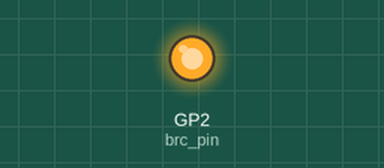
This program was run on a simulated Raspberry Pi Pico running MicroPython. Shown: output pins drawn as LEDs (lit = HIGH). What the program prints to the serial console is not drawn. At 3.7 s the program stops and its outputs stay as they are.

Above: at 0.2 s.
At 1.4 s:
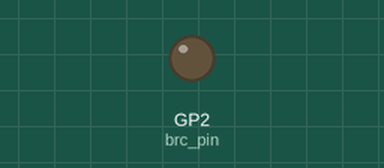
Timing chart, 0 to 3.0 s (numbered marks = the images above):
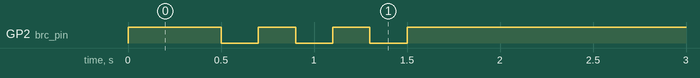

The program:

reset.py
```python
from machine import UART, Pin
import time

# 1. Wake up the communication port
brc_pin = Pin(2, Pin.OUT)
print("Waking up serial line...")
brc_pin.value(1)
time.sleep(0.5)
for _ in range(3):
    brc_pin.value(0)
    time.sleep(0.2)
    brc_pin.value(1)
    time.sleep(0.2)
time.sleep(2.0)

# 2. Open UART
uart = UART(0, baudrate=19200, tx=Pin(0), rx=Pin(1), bits=8, parity=None, stop=1)

print("Sending Stop Command to restore physical button control...")
# \x80 = Start Open Interface
# \xad = Opcode 173: Stop Open Interface (reboots to normal consumer mode)
release_payload = b'\x80\xad'

uart.write(release_payload)
print("Done! The Roomba should play a chime, reset its lights, and buttons will work.")
```

Measured:
- by itself, GP2 (brc_pin): repeats every 0.40 s: LOW 0.20 s, HIGH 0.20 s, until it stays HIGH from 1.5 s
